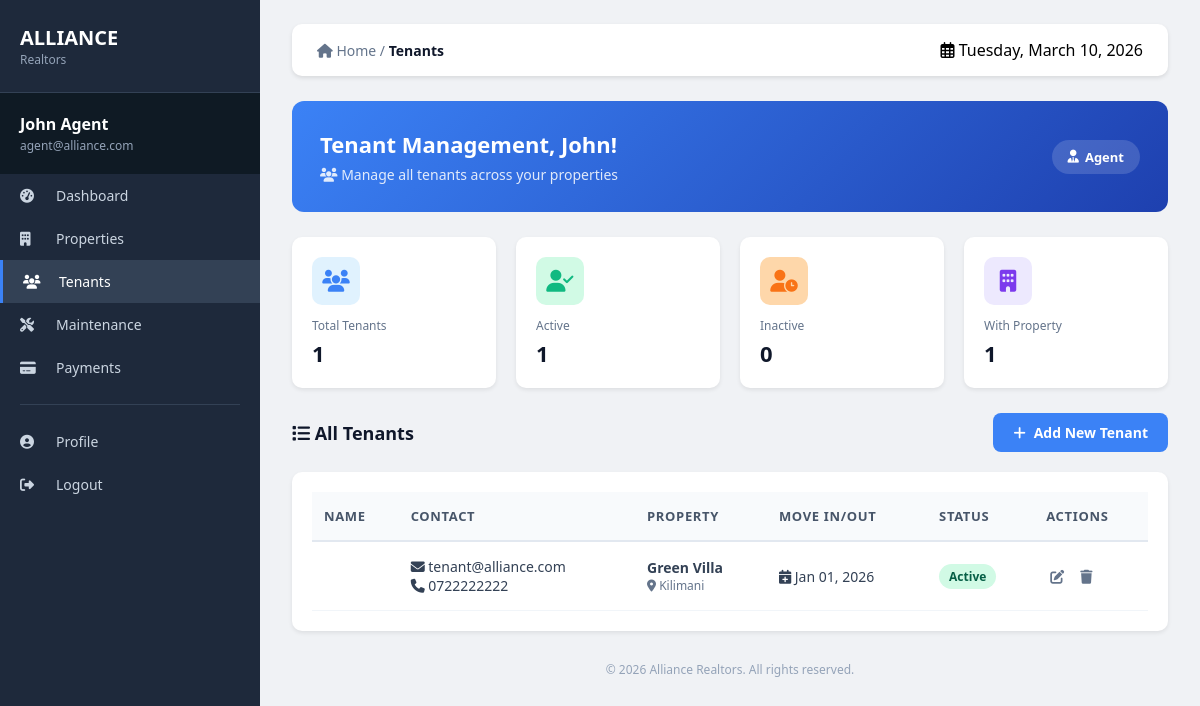
Page /agent/tenants.php (signed in) on the committed database.
### tables this page shows
CREATE TABLE tenants (
    id INT PRIMARY KEY AUTO_INCREMENT,
    user_id INT UNIQUE,
    full_name VARCHAR(100) NOT NULL,
    email VARCHAR(100) UNIQUE,
    phone VARCHAR(20),
    property_id INT,
    move_in_date DATE,
    status VARCHAR(20) DEFAULT 'Active',
    FOREIGN KEY (user_id) REFERENCES users(id) ON DELETE CASCADE,
    FOREIGN KEY (property_id) REFERENCES properties(id) ON DELETE SET NULL
);

CREATE TABLE properties (
    id INT PRIMARY KEY AUTO_INCREMENT,
    title VARCHAR(100) NOT NULL,
    description TEXT,
    location VARCHAR(100),
    price DECIMAL(12,2),
    bedrooms INT DEFAULT 1,
    bathrooms INT DEFAULT 1,
    image VARCHAR(255) DEFAULT 'default.jpg',
    status ENUM('Available', 'Rented', 'Maintenance') DEFAULT 'Available',
    created_at TIMESTAMP DEFAULT CURRENT_TIMESTAMP
);

### agent/tenants.php (the view, shortened to what this page needs)
<?php
$full_name = $_SESSION['full_name'] ?? 'Agent';
$email = $_SESSION['email'] ?? '';
$db = Database::getInstance()->getConnection();
$tenants = [];
try {
    $stmt = $db->query("
        SELECT t.*, p.title as property_name, p.location as property_location
        FROM tenants t
        LEFT JOIN properties p ON t.property_id = p.id
        ORDER BY t.id DESC
    ");
    $tenants = $stmt->fetchAll(PDO::FETCH_ASSOC);
} catch (PDOException $e) {
    error_log("Fetch tenants error: " . $e->getMessage());
    $error = "Failed to load tenants.";
}
$total_tenants = count($tenants);
$active_tenants = 0;
$inactive_tenants = 0;
$tenants_with_property = 0;
foreach ($tenants as $tenant) {
    if (strtolower($tenant['status'] ?? '') === 'active') {
        $active_tenants++;
    } else {
        $inactive_tenants++;
    }
    if (!empty($tenant['property_id'])) {
        $tenants_with_property++;
    }
}
?>
<!DOCTYPE html>
<html lang="en">
<head>
    <link rel="stylesheet" href="https://cdnjs.cloudflare.com/ajax/libs/font-awesome/6.5.0/css/all.min.css">
</head>
<body>
<div class="dashboard">
    <div class="sidebar">
        <div class="sidebar-header">
            <h2>ALLIANCE</h2>
            <p>Realtors</p>
        </div>
        <div class="user-info">
            <div class="name"><?= htmlspecialchars($full_name) ?></div>
            <div class="email"><?= htmlspecialchars($email) ?></div>
        </div>
        <a href="dashboard.php" class="menu-item"><i class="fas fa-tachometer-alt"></i> Dashboard</a>
        <a href="properties.php" class="menu-item"><i class="fas fa-building"></i> Properties</a>
        <a href="tenants.php" class="menu-item active"><i class="fas fa-users"></i> Tenants</a>
        <a href="maintenance.php" class="menu-item"><i class="fas fa-tools"></i> Maintenance</a>
        <a href="payments.php" class="menu-item"><i class="fas fa-credit-card"></i> Payments</a>
        <div class="menu-divider"></div>
        <a href="profile.php" class="menu-item"><i class="fas fa-user-circle"></i> Profile</a>
        <a href="../logout.php" class="menu-item"><i class="fas fa-sign-out-alt"></i> Logout</a>
    </div>
    <div class="main-content">
        <div class="top-bar">
            <div class="breadcrumb">
                <i class="fas fa-home"></i> Home / <span>Tenants</span>
            </div>
            <div><i class="far fa-calendar-alt"></i> <?= date('l, F j, Y') ?></div>
        </div>
        <div class="welcome-card">
            <div>
                <h1>Tenant Management, <?= htmlspecialchars(explode(' ', $full_name)[0]) ?>!</h1>
                <p><i class="fas fa-users"></i> Manage all tenants across your properties</p>
            </div>
            <div class="agent-badge"><i class="fas fa-user-tie"></i> Agent</div>
        </div>
        <div class="stats-grid">
            <div class="stat-card">
                <div class="stat-icon blue"><i class="fas fa-users"></i></div>
                <div class="stat-label">Total Tenants</div>
                <div class="stat-value"><?= $total_tenants ?></div>
            </div>
            <div class="stat-card">
                <div class="stat-icon green"><i class="fas fa-user-check"></i></div>
                <div class="stat-label">Active</div>
                <div class="stat-value"><?= $active_tenants ?></div>
            </div>
            <div class="stat-card">
                <div class="stat-icon orange"><i class="fas fa-user-clock"></i></div>
                <div class="stat-label">Inactive</div>
                <div class="stat-value"><?= $inactive_tenants ?></div>
            </div>
            <div class="stat-card">
                <div class="stat-icon purple"><i class="fas fa-building"></i></div>
                <div class="stat-label">With Property</div>
                <div class="stat-value"><?= $tenants_with_property ?></div>
            </div>
        </div>
        <div class="action-bar">
            <h2><i class="fas fa-list"></i> All Tenants</h2>
            <button class="btn-primary" onclick="openAddModal()">
                <i class="fas fa-plus"></i> Add New Tenant
            </button>
        </div>
        <?php if (count($tenants) > 0): ?>
            <div class="table-container">
                <table>
                    <thead>
                        <tr>
                            <th>Name</th>
                            <th>Contact</th>
                            <th>Property</th>
                            <th>Move In/Out</th>
                            <th>Status</th>
                            <th>Actions</th>
                        </tr>
                    </thead>
                    <tbody>
                        <?php foreach ($tenants as $tenant): ?>
                            <tr>
                                <td>
                                </td>
                                <td>
                                    <?php if (!empty($tenant['email'])): ?>
                                        <div><i class="fas fa-envelope"></i> <?= htmlspecialchars($tenant['email']) ?></div>
                                    <?php endif; ?>
                                    <?php if (!empty($tenant['phone'])): ?>
                                        <div><i class="fas fa-phone"></i> <?= htmlspecialchars($tenant['phone']) ?></div>
                                    <?php endif; ?>
                                </td>
                                <td>
                                    <?php if (!empty($tenant['property_name'])): ?>
                                        <strong><?= htmlspecialchars($tenant['property_name']) ?></strong>
                                        <div style="font-size: 12px; color: #64748b;">
                                            <i class="fas fa-map-marker-alt"></i> <?= htmlspecialchars($tenant['property_location'] ?? '') ?>
                                        </div>
                                    <?php else: ?>
                                        <span style="color: #94a3b8;">No property assigned</span>
                                    <?php endif; ?>
                                </td>
                                <td>
                                    <?php if ($tenant['move_in_date']): ?>
                                        <div><i class="fas fa-calendar-plus"></i> <?= date('M d, Y', strtotime($tenant['move_in_date'])) ?></div>
                                    <?php endif; ?>
                                </td>
                                <td>
                                    <?php
                                    $status = strtolower($tenant['status'] ?? 'active');
                                    $status_class = $status === 'active' ? 'status-active' : 'status-inactive';
                                    ?>
                                    <span class="status-badge <?= $status_class ?>">
                                        <?= ucfirst($status) ?>
                                    </span>
                                </td>
                                <td>
                                    <div class="action-buttons">
                                        <a href="?edit=<?= $tenant['id'] ?>" title="Edit">
                                            <i class="fas fa-edit"></i>
                                        </a>
                                        <button onclick="deleteTenant(<?= $tenant['id'] ?>)" class="delete-btn" title="Delete">
                                            <i class="fas fa-trash"></i>
                                        </button>
                                    </div>
                                </td>
                            </tr>
                        <?php endforeach; ?>
                    </tbody>
                </table>
            </div>
        <?php endif; ?>
        <div class="footer">© <?= date('Y') ?> Alliance Realtors. All rights reserved.</div>
    </div>
</div>
</body>
</html>

### agent/tenants.php (style rules this page uses)
* { margin: 0; padding: 0; box-sizing: border-box; font-family: 'Segoe UI', sans-serif; }
body { background: #f0f2f5; }
.dashboard { display: flex; min-height: 100vh; }
.sidebar { width: 260px; background: #1e293b; color: white; position: fixed; height: 100vh; overflow-y: auto; }
.sidebar-header { padding: 24px 20px; border-bottom: 1px solid #334155; }
.sidebar-header h2 { font-size: 20px; font-weight: 600; color: white; }
.sidebar-header p { font-size: 12px; color: #94a3b8; }
.user-info { padding: 20px; background: #0f1a24; }
.user-info .name { font-weight: 600; font-size: 16px; }
.user-info .email { color: #94a3b8; font-size: 12px; margin-top: 2px; }
.menu-item { padding: 12px 20px; display: flex; align-items: center; color: #cbd5e1; text-decoration: none; font-size: 14px; transition: background 0.2s; }
.menu-item:hover, .menu-item.active { background: #334155; color: white; border-left: 3px solid #3b82f6; }
.menu-item i { width: 24px; margin-right: 12px; }
.menu-divider { height: 1px; background: #334155; margin: 15px 20px; }
.main-content { margin-left: 260px; flex: 1; padding: 24px 32px; }
.top-bar { display: flex; justify-content: space-between; align-items: center; margin-bottom: 25px; background: white; padding: 15px 25px; border-radius: 10px; box-shadow: 0 2px 4px rgba(0,0,0,0.1); }
.breadcrumb { color: #64748b; font-size: 14px; }
.breadcrumb span { color: #0f172a; font-weight: 600; }
.welcome-card { background: linear-gradient(135deg, #3b82f6, #1e40af); color: white; padding: 28px; border-radius: 12px; display: flex; justify-content: space-between; align-items: center; margin-bottom: 25px; }
.welcome-card h1 { font-size: 22px; margin-bottom: 6px; }
.welcome-card p { font-size: 14px; opacity: 0.85; }
.agent-badge { background: rgba(255,255,255,0.15); padding: 8px 16px; border-radius: 20px; font-size: 13px; font-weight: 600; display: flex; align-items: center; gap: 6px; }
.stats-grid { display: grid; grid-template-columns: repeat(4, 1fr); gap: 20px; margin-bottom: 25px; }
.stat-card { background: white; padding: 20px; border-radius: 10px; box-shadow: 0 2px 4px rgba(0,0,0,0.08); }
.stat-icon { width: 48px; height: 48px; display: flex; align-items: center; justify-content: center; border-radius: 10px; margin-bottom: 12px; }
.stat-icon i { font-size: 22px; }
.stat-icon.blue { background: #e0f2fe; }
.stat-icon.blue i { color: #3b82f6; }
.stat-icon.green { background: #d1fae5; }
.stat-icon.green i { color: #10b981; }
.stat-icon.orange { background: #fed7aa; }
.stat-icon.orange i { color: #f97316; }
.stat-icon.purple { background: #ede9fe; }
.stat-icon.purple i { color: #7c3aed; }
.stat-label { font-size: 12px; color: #64748b; margin-bottom: 4px; }
.stat-value { font-size: 22px; font-weight: 700; color: #0f172a; }
.action-bar { display: flex; justify-content: space-between; align-items: center; margin-bottom: 20px; }
.action-bar h2 { font-size: 18px; color: #0f172a; }
.btn-primary { background: #3b82f6; color: white; border: none; padding: 10px 20px; border-radius: 8px; font-size: 14px; font-weight: 600; cursor: pointer; display: flex; align-items: center; gap: 8px; transition: background 0.2s; }
.table-container { background: white; border-radius: 10px; padding: 20px; overflow-x: auto; box-shadow: 0 2px 4px rgba(0,0,0,0.08); }
table { width: 100%; border-collapse: collapse; }
th { text-align: left; padding: 15px 12px; background: #f8fafc; color: #475569; font-size: 13px; font-weight: 600; text-transform: uppercase; letter-spacing: 0.05em; border-bottom: 2px solid #e2e8f0; }
td { padding: 15px 12px; border-bottom: 1px solid #f1f5f9; color: #334155; font-size: 14px; }
.status-badge { padding: 4px 10px; border-radius: 20px; font-size: 12px; font-weight: 600; display: inline-block; }
.status-active { background: #d1fae5; color: #065f46; }
.action-buttons { display: flex; gap: 8px; }
.action-buttons a, .action-buttons button { background: none; border: none; color: #64748b; cursor: pointer; font-size: 14px; padding: 4px; text-decoration: none; }
.footer { text-align: center; color: #94a3b8; font-size: 12px; margin-top: 30px; padding-bottom: 20px; }

### rows in the picture
tenants: email "tenant@alliance.com", phone "0722222222", property.title "Green Villa", property.location "Kilimani", move_in_date "Jan 01, 2026", status "Active"

### other values in the picture
$full_name "John Agent"
$email "agent@alliance.com"
explode(' ', $full_name)[0] "John"
$total_tenants "1"
$active_tenants "1"
$inactive_tenants "0"
$tenants_with_property "1"
